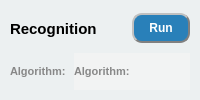
               <widget class="QWidget" name="widget_7" native="true">
                <property name="styleSheet">
                 <string notr="true">background-color: rgb(236, 240, 241);</string>
                </property>
                <layout class="QVBoxLayout" name="verticalLayout_4">
                 <property name="leftMargin">
                  <number>0</number>
                 </property>
                 <property name="topMargin">
                  <number>10</number>
                 </property>
                 <property name="rightMargin">
                  <number>0</number>
                 </property>
                 <property name="bottomMargin">
                  <number>10</number>
                 </property>
                 <item>
                  <widget class="QWidget" name="widget_12" native="true">
                   <layout class="QHBoxLayout" name="horizontalLayout_6" stretch="2,1">
                    <property name="leftMargin">
                     <number>10</number>
                    </property>
                    <property name="topMargin">
                     <number>0</number>
                    </property>
                    <property name="rightMargin">
                     <number>10</number>
                    </property>
                    <property name="bottomMargin">
                     <number>0</number>
                    </property>
                    <item>
                     <widget class="QLabel" name="func_lab_4">
                      <property name="font">
                       <font>
                        <family>Arial</family>
                        <pointsize>11</pointsize>
                        <weight>75</weight>
                        <bold>true</bold>
                       </font>
                      </property>
                      <property name="text">
                       <string>Recognition</string>
                      </property>
                     </widget>
                    </item>
                    <item>
                     <widget class="QPushButton" name="discern_btn">
                      <property name="minimumSize">
                       <size>
                        <width>0</width>
                        <height>30</height>
                       </size>
                      </property>
                      <property name="font">
                       <font>
                        <family>Arial</family>
                        <weight>75</weight>
                        <bold>true</bold>
                       </font>
                      </property>
                      <property name="cursor">
                       <cursorShape>PointingHandCursor</cursorShape>
                      </property>
                      <property name="styleSheet">
                       <string notr="true">background-color:rgb(41, 128, 185);
color: rgb(255, 255, 255);
border-radius: 10px;
border: 2px groove gray;
border-style: outset;</string>
                      </property>
                      <property name="text">
                       <string>Run</string>
                      </property>
                     </widget>
                    </item>
                   </layout>
                  </widget>
                 </item>
                 <item>
                  <widget class="QWidget" name="widget_13" native="true">
                   <layout class="QHBoxLayout" name="horizontalLayout_7" stretch="1,2">
                    <property name="leftMargin">
                     <number>10</number>
                    </property>
                    <property name="topMargin">
                     <number>0</number>
                    </property>
                    <property name="rightMargin">
                     <number>10</number>
                    </property>
                    <property name="bottomMargin">
                     <number>0</number>
                    </property>
                    <item>
                     <widget class="QLabel" name="func_lab_5">
                      <property name="font">
                       <font>
                        <family>Arial</family>
                        <pointsize>8</pointsize>
                        <weight>75</weight>
                        <bold>true</bold>
                       </font>
                      </property>
                      <property name="styleSheet">
                       <string notr="true">color: rgb(136, 136, 136);</string>
                      </property>
                      <property name="text">
                       <string>Algorithm:</string>
                      </property>
                     </widget>
                    </item>
                    <item>
                     <widget class="QLabel" name="algorithm_lab">
                      <property name="font">
                       <font>
                        <family>Arial</family>
                        <pointsize>8</pointsize>
                        <weight>75</weight>
                        <bold>true</bold>
                       </font>
                      </property>
                      <property name="styleSheet">
                       <string notr="true">color: rgb(136, 136, 136);
background-color: rgb(243, 243, 243,200);</string>
                      </property>
                      <property name="text">
                       <string>Algorithm:</string>
                      </property>
                     </widget>
                    </item>
                   </layout>
                  </widget>
                 </item>
                </layout>
               </widget>
